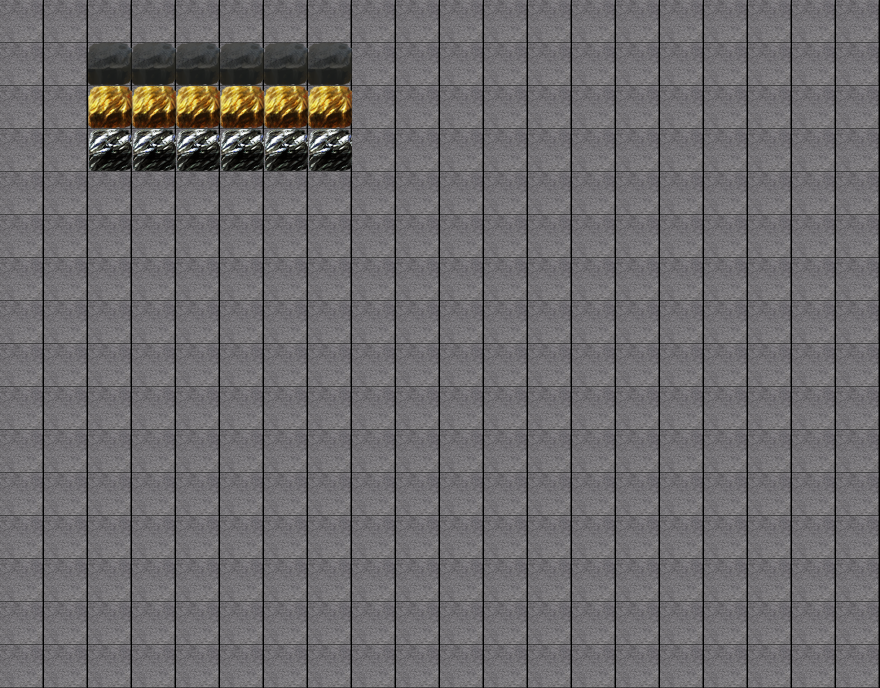

A 2D game scene composited from a Tiled map and its tileset images. What follows is a short description and the map's XML, with every tile layer's data as written:
An orthogonal 20x16 tile map with 44x43 px tiles, 2 tile layers (bottom, cubes).

<map version="1.0" orientation="orthogonal" renderorder="right-down" width="20" height="16" tilewidth="44" tileheight="43" nextobjectid="1">
 <tileset firstgid="1" name="tilemap" tilewidth="44" tileheight="43" spacing="1" margin="1" tilecount="6" columns="3">
  <image source="tilemap.png" trans="ff00ff" width="137" height="88" />
 </tileset>
 <layer name="bottom" width="20" height="16">
  <data encoding="csv">
4,4,4,4,4,4,4,4,4,4,4,4,4,4,4,4,4,4,4,4,
4,4,4,4,4,4,4,4,4,4,4,4,4,4,4,4,4,4,4,4,
4,4,4,4,4,4,4,4,4,4,4,4,4,4,4,4,4,4,4,4,
4,4,4,4,4,4,4,4,4,4,4,4,4,4,4,4,4,4,4,4,
4,4,4,4,4,4,4,4,4,4,4,4,4,4,4,4,4,4,4,4,
4,4,4,4,4,4,4,4,4,4,4,4,4,4,4,4,4,4,4,4,
4,4,4,4,4,4,4,4,4,4,4,4,4,4,4,4,4,4,4,4,
4,4,4,4,4,4,4,4,4,4,4,4,4,4,4,4,4,4,4,4,
4,4,4,4,4,4,4,4,4,4,4,4,4,4,4,4,4,4,4,4,
4,4,4,4,4,4,4,4,4,4,4,4,4,4,4,4,4,4,4,4,
4,4,4,4,4,4,4,4,4,4,4,4,4,4,4,4,4,4,4,4,
4,4,4,4,4,4,4,4,4,4,4,4,4,4,4,4,4,4,4,4,
4,4,4,4,4,4,4,4,4,4,4,4,4,4,4,4,4,4,4,4,
4,4,4,4,4,4,4,4,4,4,4,4,4,4,4,4,4,4,4,4,
4,4,4,4,4,4,4,4,4,4,4,4,4,4,4,4,4,4,4,4,
4,4,4,4,4,4,4,4,4,4,4,4,4,4,4,4,4,4,4,4
</data>
 </layer>
 <layer name="cubes" width="20" height="16">
  <data encoding="csv">
0,0,0,0,0,0,0,0,0,0,0,0,0,0,0,0,0,0,0,0,
0,0,1,1,1,1,1,1,0,0,0,0,0,0,0,0,0,0,0,0,
0,0,2,2,2,2,2,2,0,0,0,0,0,0,0,0,0,0,0,0,
0,0,3,3,3,3,3,3,0,0,0,0,0,0,0,0,0,0,0,0,
0,0,0,0,0,0,0,0,0,0,0,0,0,0,0,0,0,0,0,0,
0,0,0,0,0,0,0,0,0,0,0,0,0,0,0,0,0,0,0,0,
0,0,0,0,0,0,0,0,0,0,0,0,0,0,0,0,0,0,0,0,
0,0,0,0,0,0,0,0,0,0,0,0,0,0,0,0,0,0,0,0,
0,0,0,0,0,0,0,0,0,0,0,0,0,0,0,0,0,0,0,0,
0,0,0,0,0,0,0,0,0,0,0,0,0,0,0,0,0,0,0,0,
0,0,0,0,0,0,0,0,0,0,0,0,0,0,0,0,0,0,0,0,
0,0,0,0,0,0,0,0,0,0,0,0,0,0,0,0,0,0,0,0,
0,0,0,0,0,0,0,0,0,0,0,0,0,0,0,0,0,0,0,0,
0,0,0,0,0,0,0,0,0,0,0,0,0,0,0,0,0,0,0,0,
0,0,0,0,0,0,0,0,0,0,0,0,0,0,0,0,0,0,0,0,
0,0,0,0,0,0,0,0,0,0,0,0,0,0,0,0,0,0,0,0
</data>
 </layer>
</map>
